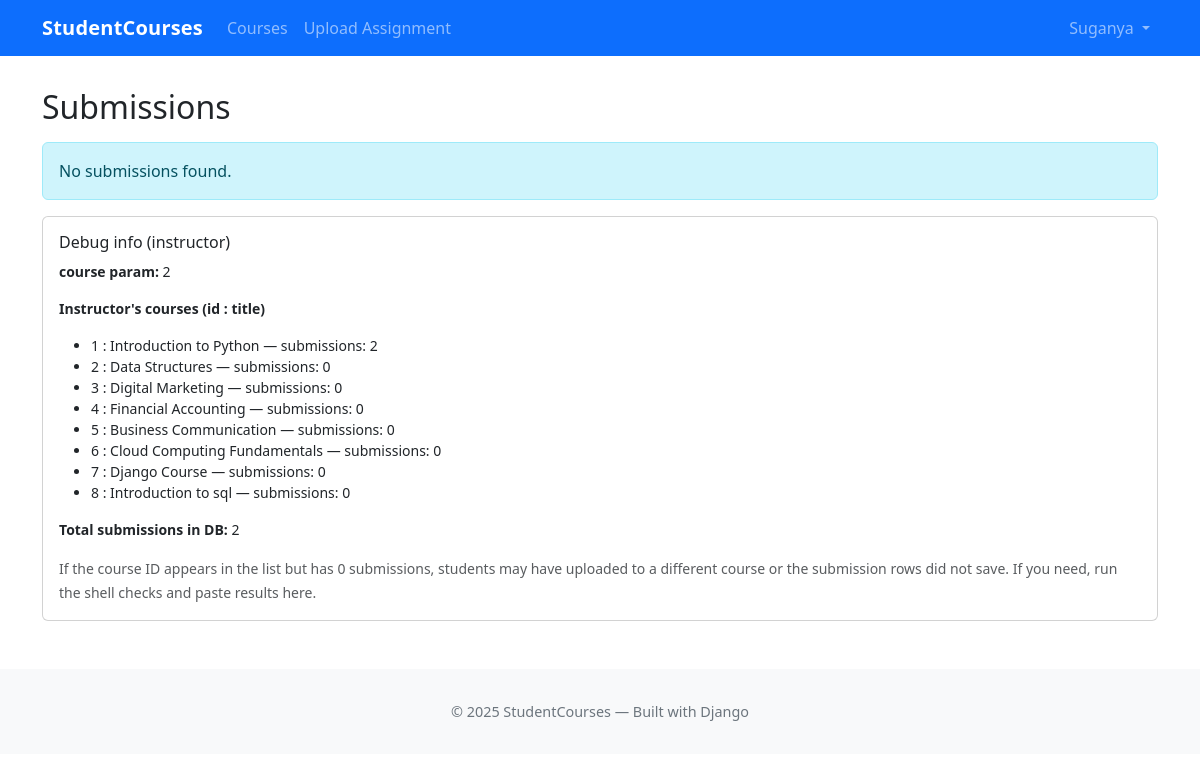
Page /submissions/?course=2 (signed in) on the committed database.
### courses/models.py (models this page shows, shortened)
class Course(models.Model):
    DEPARTMENTS = [
        ('CS', 'Computer Science'),
        ('AI', 'Artificial Intelligence'),
        ('FIN', 'Finance'),
        ('MKT', 'Marketing'),
        ('MGMT', 'Management'),
        ('IT', 'Information Technology'),
    ]
    title = models.CharField(max_length=200)
    instructor = models.ForeignKey(
        settings.AUTH_USER_MODEL,
        on_delete=models.SET_NULL,
        null=True, blank=True,
        limit_choices_to={'is_staff': True},
        related_name='courses_taught'
    )
    description = models.TextField(blank=True)
    department = models.CharField(max_length=50, choices=DEPARTMENTS, blank=True)

### courses/views.py (the view, shortened to what this page needs)
# urls.py: path('submissions/', views.SubmissionListView.as_view(), name='submissions_list'),
class SubmissionListView(LoginRequiredMixin, ListView):
    model = AssignmentSubmission
    template_name = 'courses/submissions_list.html'
    context_object_name = 'submissions'
    paginate_by = 20
    def get_queryset(self):
        user = self.request.user
        qs = AssignmentSubmission.objects.select_related('student__user', 'course', 'graded_by').order_by('-submitted_at')
        course_id = self.request.GET.get('course')
        if user.is_superuser or user.is_staff:
            return qs.filter(course_id=course_id) if course_id else qs
    def get_context_data(self, **kwargs):
        ctx = super().get_context_data(**kwargs)
        user = self.request.user
        if user.is_superuser or user.is_staff or Course.objects.filter(instructor=user).exists():
            instr_qs = Course.objects.filter(instructor=user) if not (user.is_superuser or user.is_staff) else Course.objects.all()
            instructor_courses = []
            for c in instr_qs:
                instructor_courses.append({
                    'id': c.id,
                    'title': c.title,
                    'submissions_count': AssignmentSubmission.objects.filter(course=c).count()
                })
            ctx['debug_instructor_courses'] = instructor_courses
            ctx['debug_course_param'] = self.request.GET.get('course')
            ctx['debug_total_submissions'] = AssignmentSubmission.objects.count()
        return ctx

### courses/templates/courses/submissions_list.html (shortened to what this page needs)
{% extends "base.html" %}
{% block content %}
<h2 class="mt-3">Submissions</h2>
{% if submissions %}
  <div class="list-group mt-3">
    {% for s in submissions %}
      <div class="list-group-item d-flex justify-content-between align-items-start">
        <div>
          <h5 class="mb-1"><a href="{% url 'courses:submission_detail' s.pk %}">{{ s.course.title }}</a></h5>
          <p class="small text-muted mb-1">Student: {{ s.student }} • Submitted: {{ s.submitted_at|date:"M d, Y H:i" }}</p>
          <p class="small">Graded: {% if s.graded %}Yes ({{ s.grade }}){% else %}No{% endif %}</p>
        </div>
        <div class="text-end">
          <a class="btn btn-sm btn-outline-primary" href="{% url 'courses:submission_detail' s.pk %}">View</a>
          {% if request.user.is_staff and request.user == s.course.instructor %}
            <a class="btn btn-sm btn-warning" href="{% url 'courses:grade_submission' s.pk %}">Grade</a>
          {% endif %}
        </div>
      </div>
    {% endfor %}
  </div>
  {% if is_paginated %}
    <nav aria-label="pagination" class="mt-3">
      <ul class="pagination justify-content-center">
        {% if page_obj.has_previous %}
          <li class="page-item"><a class="page-link" href="?{% if request.GET.course %}course={{ request.GET.course }}&{% endif %}page={{ page_obj.previous_page_number }}">Previous</a></li>
        {% endif %}
        {% for p in paginator.page_range %}
          <li class="page-item {% if p == page_obj.number %}active{% endif %}">
            <a class="page-link" href="?{% if request.GET.course %}course={{ request.GET.course }}&{% endif %}page={{ p }}">{{ p }}</a>
          </li>
        {% endfor %}
        {% if page_obj.has_next %}
          <li class="page-item"><a class="page-link" href="?{% if request.GET.course %}course={{ request.GET.course }}&{% endif %}page={{ page_obj.next_page_number }}">Next</a></li>
        {% endif %}
      </ul>
    </nav>
  {% endif %}
{% else %}
  <div class="alert alert-info mt-3">No submissions found.</div>
  {% if request.user.is_staff %}
    <div class="card mt-3">
      <div class="card-body">
        <h6 class="mb-2">Debug info (instructor)</h6>
        <p class="small"><strong>course param:</strong> {{ debug_course_param|default:"(none)" }}</p>
        <p class="small"><strong>Instructor's courses (id : title)</strong></p>
        <ul class="small">
          {% for c in debug_instructor_courses %}
            <li>{{ c.id }} : {{ c.title }} — submissions: {{ c.submissions_count }}</li>
          {% empty %}
            <li>(no courses found for this user)</li>
          {% endfor %}
        </ul>
        <p class="small"><strong>Total submissions in DB:</strong> {{ debug_total_submissions }}</p>
        <div class="mt-2">
          <small class="text-muted">If the course ID appears in the list but has 0 submissions, students may have uploaded to a different course or the submission rows did not save. If you need, run the shell checks and paste results here.</small>
        </div>
      </div>
    </div>
  {% endif %}
{% endif %}
{% endblock %}

### courses/templates/base.html (shortened to what this page needs)
<!doctype html>
<html lang="en">
  <head>
    <link href="https://cdn.jsdelivr.net/npm/bootstrap@5.3.2/dist/css/bootstrap.min.css" rel="stylesheet">
  </head>
  <body>
    <nav class="navbar navbar-expand-lg navbar-dark bg-primary fixed-top">
      <div class="container">
        <a class="navbar-brand nav-brand" href="{% url 'courses:list' %}">StudentCourses</a>
        <div class="collapse navbar-collapse" id="mainNav">
          <ul class="navbar-nav me-auto mb-2 mb-lg-0">
            <li class="nav-item"><a class="nav-link" href="{% url 'courses:list' %}">Courses</a></li>
            {% if user.is_authenticated %}
              <li class="nav-item"><a class="nav-link" href="{% url 'courses:upload_assignment' %}">Upload Assignment</a></li>
            {% endif %}
          </ul>
          <ul class="navbar-nav ms-auto">
            {% if user.is_authenticated %}
              <li class="nav-item dropdown">
                <a class="nav-link dropdown-toggle" href="#" id="userMenu" role="button" data-bs-toggle="dropdown">
                  {% if user.get_full_name %}{{ user.get_full_name }}{% else %}{{ user.username }}{% endif %}
                </a>
              </li>
            {% else %}
              <li class="nav-item"><a class="nav-link" href="{% url 'login' %}">Login</a></li>
              <li class="nav-item"><a class="nav-link" href="{% url 'register' %}">Register</a></li>
            {% endif %}
          </ul>
        </div>
      </div>
    </nav>
    <main class="container">
      {% block content %}{% endblock %}
    </main>
    <footer class="footer mt-5 bg-light">
      <div class="container text-center">
        <div>© {% now "Y" %} StudentCourses — Built with Django</div>
      </div>
    </footer>
  </body>
</html>

### courses/templates/base.html (style rules this page uses)
body { padding-top: 72px; }
.nav-brand { font-weight: 700; letter-spacing: .2px; }
.footer { padding: 2rem 0; color: #6c757d; font-size: .9rem; }

### rows in the picture
Course: title "Introduction to Python"
Course: title "Data Structures"
Course: title "Digital Marketing"
Course: title "Financial Accounting"
Course: title "Business Communication"
Course: title "Cloud Computing Fundamentals"
Course: title "Django Course"
Course: title "Introduction to sql"

### other values in the picture
{{ user.username }} "Suganya"
{{ debug_course_param|default:"(none)" }} "2"
{{ c.id }} "1" "2" "3" "4" "5" "6" "7" "8"
{{ c.submissions_count }} "2" "0" "0" "0" "0" "0" "0" "0"
{{ debug_total_submissions }} "2"
